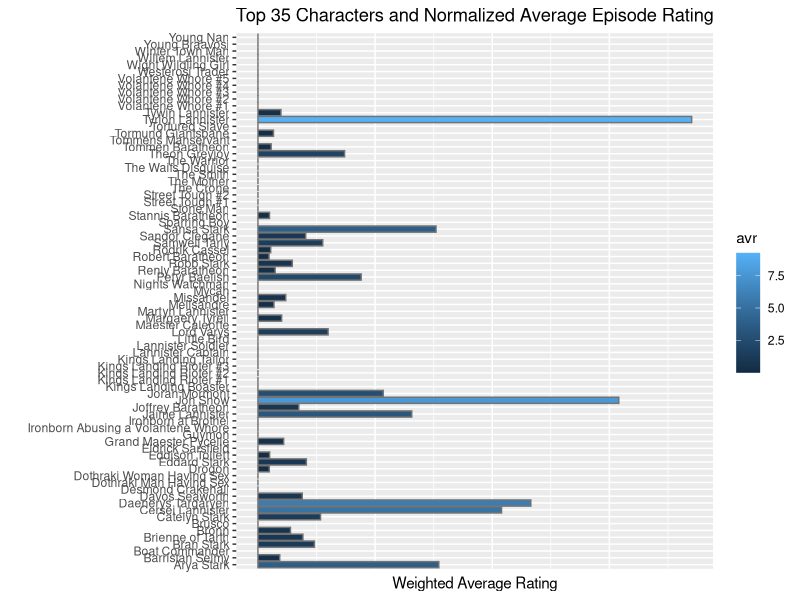
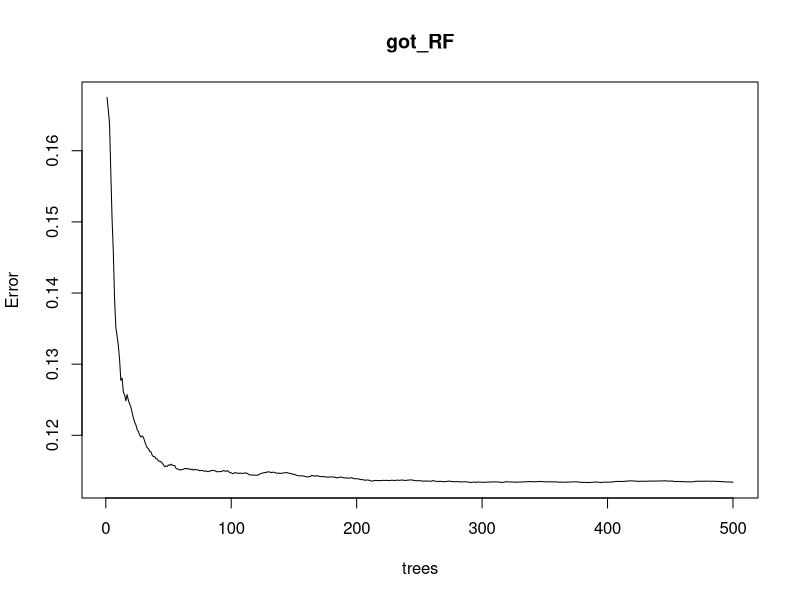

R code for these plots, in order: (Note: this script raises an error after producing the figures.)
#import libraries
library(tidyverse)
library(ggplot2)
library(randomForest)


#import csv
got_data <- read.csv("data.csv", header = TRUE)

summary(got_data)

got_data <- got_data %>% unite(episode_id, "season", "episode", remove = FALSE)

#norm function
my_norm <- function(x){(x-min(x))/(max(x)-min(x))}


#cummulative screentime
cummulative_screentime <- got_data %>%
  group_by(character) %>%
  summarise(sum = sum(screen.time))

#changing variable structure
got_data$character <- as.character(got_data$character)
got_data$episode_id <- as.character(got_data$episode_id)
cummulative_screentime$character <- as.character(cummulative_screentime$character)

#joining cummulative screen time with overall data by character
got_data_2 <- left_join(got_data, cummulative_screentime, by = "character")

#creating a new variable that is screen time and rating multipled together
got_data_2 <- got_data_2 %>%
  mutate(rating_st = got_data_2$overall_rating * got_data_2$screen.time* got_data_2$sum)

#new column with normalized values per episode
got_data_2 <- got_data_2 %>%
  group_by(episode_id) %>%
  mutate(rating_norme = my_norm(rating_st))

#Creating new Weighted rating
got_data_2 <- got_data_2 %>%
  mutate(weighted_rating = rating_norme*10)

#new data frame with charater and weighted_rating averaged
mean_rating_weighted <- got_data_2 %>%
  group_by(character) %>%
  summarise(avr = mean(weighted_rating))

#getting top 35 character
top_characters <- filter(mean_rating_weighted, mean_rating_weighted$avr > "0.23")

#plotting weighted ratings averages
  ggplot(top_characters) + geom_col(aes( x = character, y = avr, fill = avr), color = "grey45")+
  coord_flip() + 
  labs(title = "Top 35 Characters and Normalized Average Episode Rating",
       y = "Weighted Average Rating",
       x= "") +
  theme(axis.text.x=element_blank(),
        axis.ticks.x=element_blank(), plot.title = element_text(hjust = 0.5))


#getting Charcterid 
numbers <- data.frame(id = 1:555)
characters <- data.frame(character = unique(got_data$character))
character_id <- cbind(numbers, characters)
got_data_2 <- inner_join(got_data_2,character_id, by = "character")

#tall_predictive
got_data_tall_predictive <- subset(got_data_2, select=c("overall_rating", 
                                                        "screen.time","id"))

got_data_tall_predictive <- as.data.frame(got_data_tall_predictive)

#Primitive predictive model with data in tall form
training_data <- got_data_tall_predictive[1:1783,]
test_data <- got_data_tall_predictive[1784:3017,]

got_RF <- randomForest(overall_rating ~ . , data = training_data, type = "classification")
got_RF
plot(got_RF)  

round(importance(got_RF), 2)

pred<-predict(got_RF,test_data) #Predictions on Test 
pred

# "season", "episode", "overall_rating","screen.time", "weighted_rating", "id", "total_votes"
#   20         3             --               1000             --             2,     --
test.df <- data.frame("screen.time"= c(10), "id"= c(404))

pred<-predict(got_RF,test.df) #Predictions on Test 


#wide_predictive
got_data_wide_predictive <- got_data %>%
  spread(key = character, value = screen.time)
got_data_wide_predictive <- got_data_wide_predictive[,-5:-57]
got_data_wide_predictive <- got_data_wide_predictive[,-1:-3]
got_data_wide_predictive[is.na(got_data_wide_predictive)] <- 0
got_data_wide_predictive <- got_data_wide_predictive %>%
  mutate_all(as.numeric)

#Primitive predictive model with data in tall form
training_data_wide <- got_data_wide_predictive[1:41,]
test_data_wide <- got_data_wide_predictive[42:67, ]

got_RF_wide <- randomForest(overall_rating ~ . , data = training_data_wide, type = "classification")
got_RF_wide
plot(got_RF_wide)  

round(importance(got_RF), 2)

pred<-predict(got_RF,test_data) #Predictions on Test 
pred

# "season", "episode", "overall_rating","screen.time", "weighted_rating", "id", "total_votes"
#   20         3             --               1000             --             2,     --
test.df <- data.frame("screen.time"= c(10), "id"= c(404))

pred<-predict(got_RF,test.df) #Predictions on Test 
